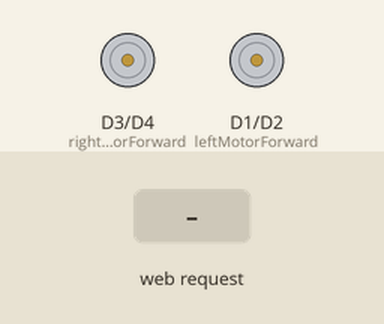
A sketch run on a simulated ESP8266 (NodeMCU). Parts: motor-driver pin pairs drawn as motors (green arrow = first pin HIGH = forward, orange = second pin HIGH = backward, longer = more drive, scaled by the enable pin). Inputs (shaded band) come from the test bench. WiFi joins after 1.5 s; servers stay silent unless stated; what the sketch prints to the serial monitor is not drawn.

Above: at 2.7 s.
2.8 s: HTTP request GET /?command=forward received
At 4.0 s:
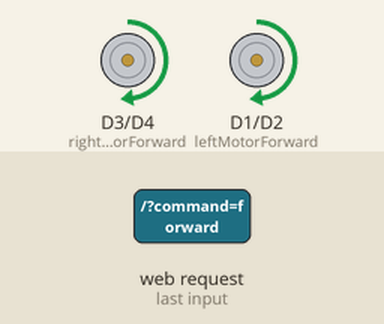
4.3 s: HTTP request GET /?command=backward received
At 5.1 s:
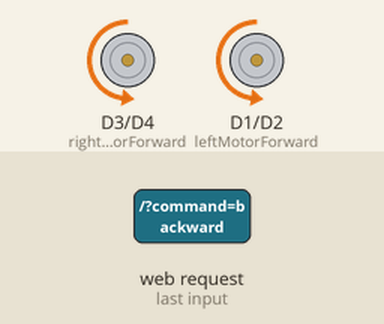
5.8 s: HTTP request GET /?command=right received
At 6.3 s:
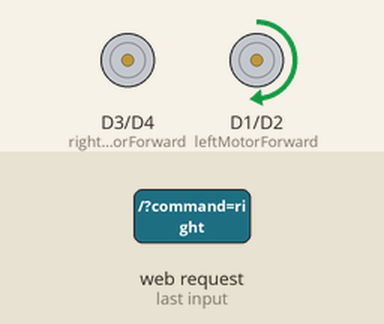
7.3 s: HTTP request GET /?command=left received
At 8.6 s:
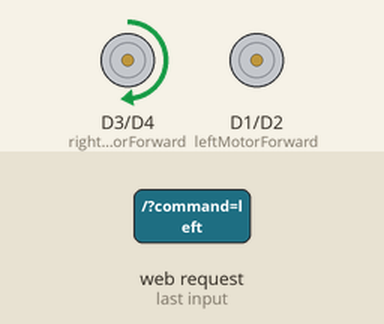
Timing chart, 0 to 9.8 s (numbered marks = the images above; inputs shaded):
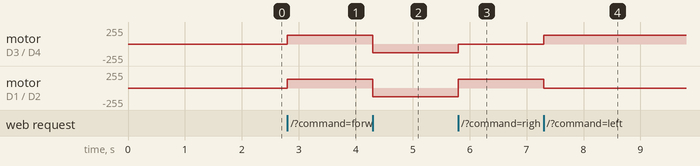

The sketch:

wifiControllCode.ino
```cpp
#include <ESP8266WiFi.h>
#include <ESP8266WebServer.h>

// Motor driver pins
const int leftMotorForward = D1;
const int leftMotorBackward = D2;
const int rightMotorForward = D3;
const int rightMotorBackward = D4;
const int leftMotorSpeed = D5;  // EN_A for left motor
const int rightMotorSpeed = D6; // EN_B for right motor

const int max_speed = 160;  //assuming 9V
const int normal_speed = 130; // assuming 6V

// 160 = 8.5v
// 130 = 7.5v

// WiFi details
const char* ssid = "#r";
const char* password = "qwju8977";

// Create a web server on port 80
ESP8266WebServer server(80);

void setup() {
  Serial.begin(115200);

  // Initialize motor pins
  pinMode(leftMotorForward, OUTPUT);
  pinMode(leftMotorBackward, OUTPUT);
  pinMode(rightMotorForward, OUTPUT);
  pinMode(rightMotorBackward, OUTPUT);
  pinMode(leftMotorSpeed, OUTPUT);
  pinMode(rightMotorSpeed, OUTPUT);

  // Connect to WiFi
  WiFi.begin(ssid, password);
  Serial.print("Connecting to WiFi");
  while (WiFi.status() != WL_CONNECTED) {
    delay(500);
    Serial.print(".");
  }
  Serial.println("\nConnected to WiFi!");
  Serial.print("IP Address: ");
  Serial.println(WiFi.localIP());

  // Set up URL routes
  server.on("/", handleRoot);
  server.begin();
  Serial.println("Server started");
}

// Movement functions
void moveForward(int speed) {
  analogWrite(leftMotorSpeed, speed);
  analogWrite(rightMotorSpeed, speed);
  digitalWrite(leftMotorForward, HIGH);
  digitalWrite(leftMotorBackward, LOW);
  digitalWrite(rightMotorForward, HIGH);
  digitalWrite(rightMotorBackward, LOW);
}

void moveBackward(int speed) {
  analogWrite(leftMotorSpeed, speed);
  analogWrite(rightMotorSpeed, speed);
  digitalWrite(leftMotorForward, LOW);
  digitalWrite(leftMotorBackward, HIGH);
  digitalWrite(rightMotorForward, LOW);
  digitalWrite(rightMotorBackward, HIGH);
}

void turnRight() {
  analogWrite(leftMotorSpeed, normal_speed);
  analogWrite(rightMotorSpeed, 0);
  digitalWrite(leftMotorForward, HIGH);
  digitalWrite(leftMotorBackward, LOW);
  digitalWrite(rightMotorForward, LOW);
  digitalWrite(rightMotorBackward, LOW);
}

void turnLeft() {
  analogWrite(leftMotorSpeed, 0);
  analogWrite(rightMotorSpeed, normal_speed);
  digitalWrite(leftMotorForward, LOW);
  digitalWrite(leftMotorBackward, LOW);
  digitalWrite(rightMotorForward, HIGH);
  digitalWrite(rightMotorBackward, LOW);
}

void fastTurnRight() {
  analogWrite(leftMotorSpeed, max_speed);
  analogWrite(rightMotorSpeed, max_speed);
  digitalWrite(leftMotorForward, HIGH);
  digitalWrite(leftMotorBackward, LOW);
  digitalWrite(rightMotorForward, LOW);
  digitalWrite(rightMotorBackward, HIGH);
}

void fastTurnLeft() {
  analogWrite(leftMotorSpeed, max_speed);
  analogWrite(rightMotorSpeed, max_speed);
  digitalWrite(leftMotorForward, LOW);
  digitalWrite(leftMotorBackward, HIGH);
  digitalWrite(rightMotorForward, HIGH);
  digitalWrite(rightMotorBackward, LOW);
}

void stopMotors() {
  analogWrite(leftMotorSpeed, 0);
  analogWrite(rightMotorSpeed, 0);
  digitalWrite(leftMotorForward, LOW);
  digitalWrite(leftMotorBackward, LOW);
  digitalWrite(rightMotorForward, LOW);
  digitalWrite(rightMotorBackward, LOW);
}

// Handle incoming HTTP requests
void handleRoot() {
  String command = server.arg("command");

  if (command == "forward") {
    moveForward(normal_speed);  // ~6V for forward
    Serial.println("..................forward............");
  } else if (command == "fast_forward") {
    moveForward(max_speed);  // ~9V for fast forward
    Serial.println("..................fast forward............");
  } else if (command == "backward") {
    moveBackward(normal_speed);  // ~6V for backward
    Serial.println("..................backward............");
  } else if (command == "fast_backward") {
    moveBackward(max_speed);  // ~9V for fast backward
    Serial.println("..................fast backward............");
  } else if (command == "right") {
    turnRight();
    Serial.println("..................right............");
  } else if (command == "left") {
    turnLeft();
    Serial.println("..................left............");
  } else if (command == "fast_right") {
    fastTurnRight();
    Serial.println("..................Fast right............");
  } else if (command == "fast_left") {
    fastTurnLeft();
    Serial.println("..................Fast left............");
  } else if (command == "stop") {
    stopMotors();
    Serial.println("..................stop............");
  }
  server.send(200, "text/plain", "Command received: " + command);
}

void loop() {
  // Handle client requests
  server.handleClient();
}
```

Measured:
- after the input at 2.8 s, motor on D3 (rightMotorForward) / D4 (rightMotorBackward), motor on D1 (leftMotorForward) / D2 (leftMotorBackward): stopped → forward 130/255 at once
- after the input at 4.3 s, motor on D3 (rightMotorForward) / D4 (rightMotorBackward), motor on D1 (leftMotorForward) / D2 (leftMotorBackward): forward 130/255 → backward 130/255 at once
- after the input at 5.8 s, motor on D3 (rightMotorForward) / D4 (rightMotorBackward): backward 130/255 → stopped at once; motor on D1 (leftMotorForward) / D2 (leftMotorBackward): backward 130/255 → forward 130/255 at once
- after the input at 7.3 s, motor on D3 (rightMotorForward) / D4 (rightMotorBackward): stopped → forward 130/255 at once; motor on D1 (leftMotorForward) / D2 (leftMotorBackward): forward 130/255 → stopped at once
